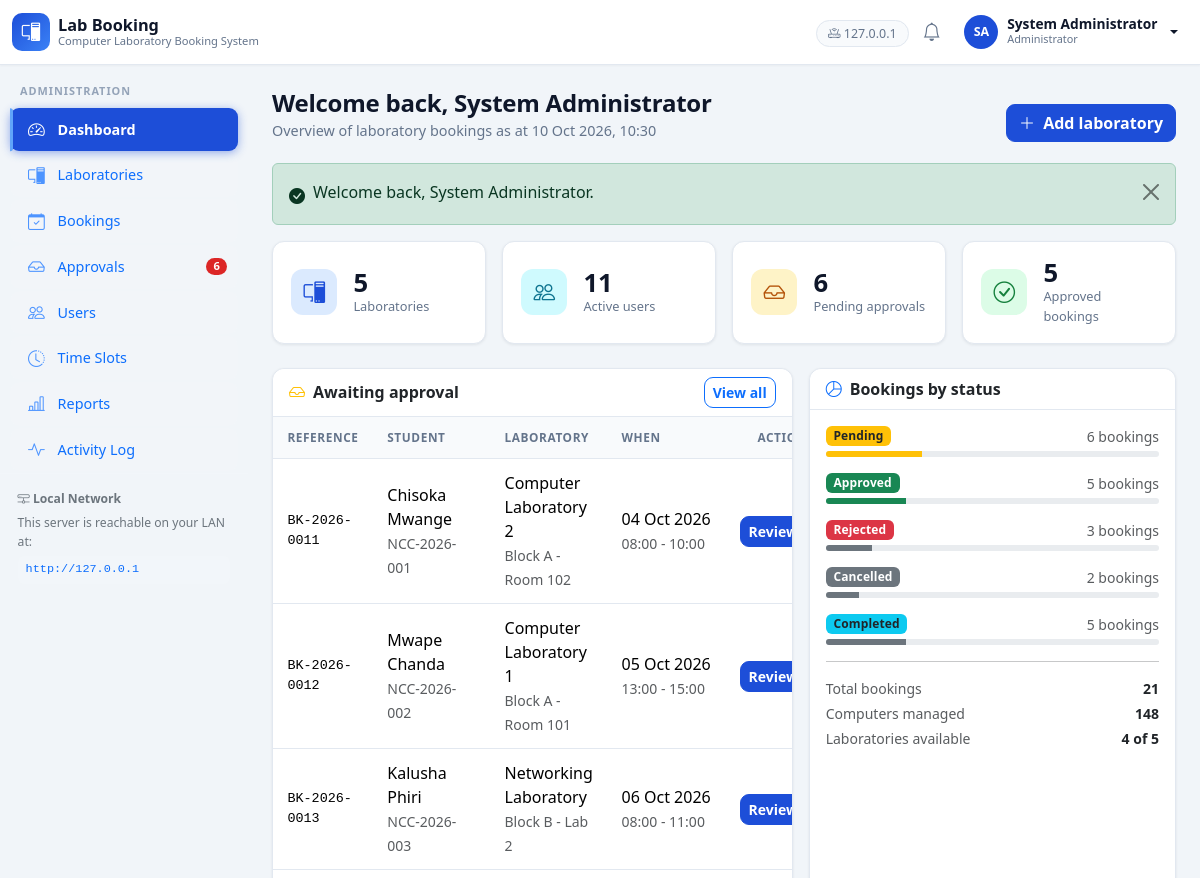
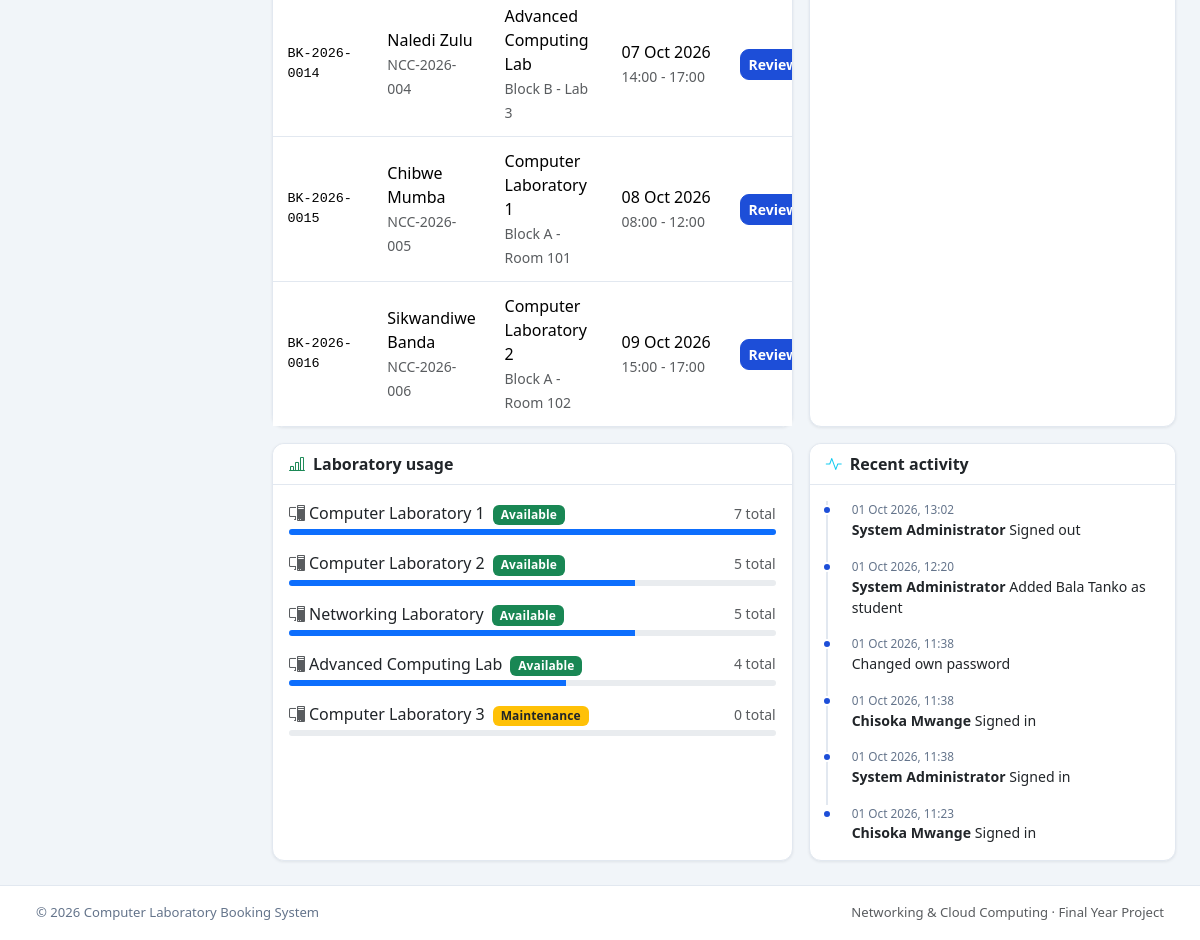
/admin/index.php (signed in), run on the app's committed database (2 pictures, top to bottom).
### tables this page shows
CREATE TABLE `users` (
  `id`            INT(11)      NOT NULL AUTO_INCREMENT,
  `name`          VARCHAR(120)  NOT NULL,
  `email`         VARCHAR(191)  NOT NULL,
  `password`      VARCHAR(255)  NOT NULL,
  `role`          ENUM('admin','user')   NOT NULL DEFAULT 'user',
  `status`        ENUM('active','inactive') NOT NULL DEFAULT 'active',
  `student_no`    VARCHAR(50)   DEFAULT NULL,
  `phone`         VARCHAR(30)   DEFAULT NULL,
   
   
   
   
   
  `avatar`        VARCHAR(191)  DEFAULT NULL,
  `last_login_at` DATETIME      DEFAULT NULL,
  `created_at`    DATETIME      NOT NULL DEFAULT CURRENT_TIMESTAMP,
  `updated_at`    DATETIME      NOT NULL DEFAULT CURRENT_TIMESTAMP ON UPDATE CURRENT_TIMESTAMP,
  PRIMARY KEY (`id`),
  UNIQUE KEY `uq_users_email` (`email`),
  UNIQUE KEY `uq_users_student_no` (`student_no`),
  KEY `idx_users_role_status` (`role`,`status`)
);

CREATE TABLE `bookings` (
  `id`            INT(11)     NOT NULL AUTO_INCREMENT,
  `booking_ref`   VARCHAR(20)  NOT NULL,
  `user_id`       INT(11)     NOT NULL,
  `laboratory_id` INT(11)     NOT NULL,
  `booking_date`  DATE         NOT NULL,
  `start_time`    TIME         NOT NULL,
  `end_time`      TIME         NOT NULL,
  `purpose`       VARCHAR(255) NOT NULL,
  `status`        ENUM('pending','approved','rejected','cancelled','completed')
                                NOT NULL DEFAULT 'pending',
  `reviewed_by`   INT(11)      DEFAULT NULL,
  `reviewed_at`   DATETIME     DEFAULT NULL,
  `admin_note`    VARCHAR(255) DEFAULT NULL,
  `created_at`    DATETIME     NOT NULL DEFAULT CURRENT_TIMESTAMP,
  `updated_at`    DATETIME     NOT NULL DEFAULT CURRENT_TIMESTAMP ON UPDATE CURRENT_TIMESTAMP,
  PRIMARY KEY (`id`),
  UNIQUE KEY `uq_bookings_ref` (`booking_ref`),
  KEY `idx_bookings_conflict` (`laboratory_id`,`booking_date`,`status`),
  KEY `idx_bookings_user` (`user_id`),
  KEY `idx_bookings_status` (`status`),
  KEY `idx_bookings_created` (`created_at`),
  CONSTRAINT `fk_bookings_user`
    FOREIGN KEY (`user_id`)       REFERENCES `users` (`id`)
    ON DELETE RESTRICT ON UPDATE CASCADE,
  CONSTRAINT `fk_bookings_laboratory`
    FOREIGN KEY (`laboratory_id`) REFERENCES `laboratories` (`id`)
    ON DELETE RESTRICT ON UPDATE CASCADE,
  CONSTRAINT `fk_bookings_reviewer`
    FOREIGN KEY (`reviewed_by`)   REFERENCES `users` (`id`)
    ON DELETE SET NULL ON UPDATE CASCADE
);

CREATE TABLE `laboratories` (
  `id`             INT(11)      NOT NULL AUTO_INCREMENT,
  `name`           VARCHAR(120)  NOT NULL,
  `location`       VARCHAR(120)  NOT NULL,
  `capacity`       INT(11)      NOT NULL DEFAULT 0,
  `computer_count` INT(11)      NOT NULL DEFAULT 0,
  `description`    TEXT          DEFAULT NULL,
  `status`         ENUM('available','maintenance','inactive') NOT NULL DEFAULT 'available',
  `created_at`     DATETIME      NOT NULL DEFAULT CURRENT_TIMESTAMP,
  `updated_at`     DATETIME      NOT NULL DEFAULT CURRENT_TIMESTAMP ON UPDATE CURRENT_TIMESTAMP,
  PRIMARY KEY (`id`),
  UNIQUE KEY `uq_laboratories_name` (`name`),
  KEY `idx_laboratories_status` (`status`)
);

CREATE TABLE `activity_logs` (
  `id`          INT(11)      NOT NULL AUTO_INCREMENT,
  `user_id`     INT(11)      DEFAULT NULL,
  `action`      VARCHAR(64)  NOT NULL,
  `entity`      VARCHAR(32)  DEFAULT NULL,
  `entity_id`   INT(11)      DEFAULT NULL,
  `description` VARCHAR(255) DEFAULT NULL,
  `ip_address`  VARCHAR(45)  DEFAULT NULL,
  `created_at`  DATETIME     NOT NULL DEFAULT CURRENT_TIMESTAMP,
  PRIMARY KEY (`id`),
  KEY `idx_activity_user` (`user_id`),
  KEY `idx_activity_created` (`created_at`),
  CONSTRAINT `fk_activity_user`
    FOREIGN KEY (`user_id`) REFERENCES `users` (`id`)
    ON DELETE SET NULL ON UPDATE CASCADE
);

### admin/index.php (the view, shortened to what the rows shown need)
<?php
require_admin();
$pendingBookings = db_all(
    'SELECT b.id, b.booking_ref, b.booking_date, b.start_time, b.end_time, b.purpose,
            b.created_at, u.name AS user_name, u.student_no, l.name AS lab_name, l.location
     FROM bookings b
     JOIN users u       ON u.id = b.user_id
     JOIN laboratories l ON l.id = b.laboratory_id
     WHERE b.status = \'pending\'
     ORDER BY b.booking_date ASC, b.start_time ASC
     LIMIT 6'
);
$usage = db_all(
    'SELECT l.id, l.name, l.status, l.computer_count,
            COUNT(b.id) AS total_bookings,
            COALESCE(SUM(CASE WHEN b.status = \'approved\' THEN 1 ELSE 0 END), 0) AS approved_bookings
     FROM laboratories l
     LEFT JOIN bookings b ON b.laboratory_id = l.id
     GROUP BY l.id, l.name, l.status, l.computer_count
     ORDER BY total_bookings DESC, l.name ASC'
);
$maxUsage = 0;
foreach ($usage as $row) {
    if ((int) $row['total_bookings'] > $maxUsage) {
        $maxUsage = (int) $row['total_bookings'];
    }
}
$activity = db_all(
    'SELECT a.action, a.description, a.created_at, u.name AS user_name
     FROM activity_logs a
     LEFT JOIN users u ON u.id = a.user_id
     ORDER BY a.created_at DESC, a.id DESC
     LIMIT 6'
);
layout_start(array('title' => 'Dashboard', 'active' => 'dashboard'));
?>
<div class="row g-3">
    <div class="col-xl-7">
        <div class="card h-100">
            <?php if (empty($pendingBookings)): ?>
                <?php empty_state('bi-check2-all', 'Nothing to approve', 'Every booking request has been dealt with.'); ?>
            <?php else: ?>
            <div class="table-responsive">
                <table class="table table-hover align-middle">
                    <thead>
                        <tr>
                            <th>Reference</th>
                            <th>Student</th>
                            <th>Laboratory</th>
                            <th>When</th>
                            <th class="text-end">Action</th>
                        </tr>
                    </thead>
                    <tbody>
                    <?php foreach ($pendingBookings as $row): ?>
                        <tr>
                            <td class="ref"><?php echo e($row['booking_ref']); ?></td>
                            <td>
                                <?php echo e($row['user_name']); ?>
                                <?php if (!empty($row['student_no'])): ?>
                                    <br><small class="text-muted"><?php echo e($row['student_no']); ?></small>
                                <?php endif; ?>
                            </td>
                            <td>
                                <?php echo e($row['lab_name']); ?>
                                <br><small class="text-muted"><?php echo e($row['location']); ?></small>
                            </td>
                            <td class="text-nowrap">
                                <?php echo e(format_date($row['booking_date'])); ?>
                                <br><small class="text-muted"><?php echo e(format_range($row['start_time'], $row['end_time'])); ?></small>
                            </td>
                            <td class="text-end">
                                <a class="btn btn-sm btn-primary" href="<?php echo e(url('admin/approvals.php')); ?>">Review</a>
                            </td>
                        </tr>
                    <?php endforeach; ?>
                    </tbody>
                </table>
            </div>
            <?php endif; ?>
        </div>
    </div>
    <div class="col-xl-7">
        <div class="card h-100">
            <div class="card-body">
                <?php foreach ($usage as $row):
                    $total = (int) $row['total_bookings'];
                    $pct   = $maxUsage > 0 ? (int) round(($total / $maxUsage) * 100) : 0; ?>
                    <div class="mb-3">
                        <div class="d-flex justify-content-between align-items-center mb-1">
                            <span>
                                <i class="bi bi-pc-display me-1 text-muted"></i><?php echo e($row['name']); ?>
                                <span class="badge <?php echo e(lab_status_badge_class($row['status'])); ?> ms-1">
                                    <?php echo e(ucfirst($row['status'])); ?>
                                </span>
                            </span>
                            <span class="small text-muted"><?php echo e($total); ?> total</span>
                        </div>
                        <div class="progress" style="height:6px">
                            <div class="progress-bar bg-primary" role="progressbar"
                                 style="width: <?php echo e($pct); ?>%"
                                 aria-valuenow="<?php echo e($pct); ?>" aria-valuemin="0" aria-valuemax="100"></div>
                        </div>
                    </div>
                <?php endforeach; ?>
            </div>
        </div>
    </div>
    <div class="col-xl-5">
        <div class="card h-100">
            <div class="card-body">
                <?php if (empty($activity)): ?>
                    <?php empty_state('bi-clock-history', 'No activity recorded', 'Sign-ins and changes will be listed here.'); ?>
                <?php else: ?>
                    <ul class="timeline">
                    <?php foreach ($activity as $row): ?>
                        <li>
                            <div class="t-when"><?php echo e(format_date($row['created_at'], true)); ?></div>
                            <div class="t-what">
                                <?php if (!empty($row['user_name'])): ?>
                                    <strong><?php echo e($row['user_name']); ?></strong>
                                <?php endif; ?>
                                <?php echo e($row['description'] !== null && $row['description'] !== '' ? $row['description'] : $row['action']); ?>
                            </div>
                        </li>
                    <?php endforeach; ?>
                    </ul>
                <?php endif; ?>
            </div>
        </div>
    </div>
</div>

### includes/navbar.php (shortened to what the rows shown need)
<?php
$__user = current_user();
$__serverIp = isset($_SERVER['SERVER_ADDR']) ? $_SERVER['SERVER_ADDR'] : '';
?>
<nav class="navbar navbar-expand-lg app-navbar sticky-top">
  <div class="container-fluid">
    <div class="collapse navbar-collapse justify-content-end">
      <ul class="navbar-nav align-items-lg-center gap-lg-1">
        <?php if (!is_logged_in()): ?>
          <li class="nav-item">
            <a class="btn btn-sm btn-outline-primary" href="<?php echo e(url('auth/login.php')); ?>">Sign in</a>
          </li>
        <?php else: ?>
          <?php if ($__serverIp !== ''): ?>
          <li class="nav-item d-none d-xl-block">
            <span class="nav-server" title="Clients on the local network can reach this server here">
              <i class="bi bi-router"></i> <?php echo e($__serverIp); ?>
            </span>
          </li>
          <?php endif; ?>
          <li class="nav-item">
            <a class="nav-icon" href="<?php echo e(url(is_admin() ? 'admin/notifications.php' : 'user/notifications.php')); ?>"
               title="Notifications">
              <i class="bi bi-bell"></i>
            </a>
          </li>
          <li class="nav-item dropdown">
            <a class="nav-user dropdown-toggle" href="#" data-bs-toggle="dropdown" aria-expanded="false">
              <span class="avatar"><?php echo e(initials($__user['name'])); ?></span>
              <span class="d-none d-sm-inline">
                <strong><?php echo e($__user['name']); ?></strong>
                <small class="role-tag"><?php echo e($__user['role'] === 'admin' ? 'Administrator' : 'Student'); ?></small>
              </span>
            </a>
          </li>
        <?php endif; ?>
      </ul>
    </div>
  </div>
</nav>

### includes/sidebar.php (shortened to what the rows shown need)
<?php
$__active = isset($GLOBALS['__active']) ? $GLOBALS['__active'] : '';
$__isAdmin = is_admin();
if ($__isAdmin) {
    $__links = array(
        array('key' => 'dashboard',     'icon' => 'bi-speedometer2',   'label' => 'Dashboard',      'href' => 'admin/index.php'),
        array('key' => 'laboratories',  'icon' => 'bi-pc-display',     'label' => 'Laboratories',   'href' => 'admin/laboratories.php'),
        array('key' => 'bookings',      'icon' => 'bi-calendar-check',  'label' => 'Bookings',       'href' => 'admin/bookings.php'),
        array('key' => 'approvals',     'icon' => 'bi-inbox',           'label' => 'Approvals',      'href' => 'admin/approvals.php', 'badge' => 'pending'),
        array('key' => 'users',         'icon' => 'bi-people',          'label' => 'Users',          'href' => 'admin/users.php'),
        array('key' => 'slots',         'icon' => 'bi-clock-history',   'label' => 'Time Slots',     'href' => 'admin/time-slots.php'),
        array('key' => 'reports',       'icon' => 'bi-bar-chart-line',  'label' => 'Reports',        'href' => 'admin/reports.php'),
        array('key' => 'activity',      'icon' => 'bi-activity',        'label' => 'Activity Log',   'href' => 'admin/activity.php'),
    );
    $__section = 'Administration';
}
$__pendingCount = 0;
if ($__isAdmin) {
    try {
        $__pendingCount = (int) db_value("SELECT COUNT(*) FROM bookings WHERE status = 'pending'");
    } catch (Exception $e) {
        $__pendingCount = 0;
    }
}
?>
<aside class="app-sidebar offcanvas-lg offcanvas-start" tabindex="-1" id="appSidebar"
       aria-label="Main navigation">
  <div class="offcanvas-body d-lg-flex flex-column p-0">
    <div class="sidebar-section"><?php echo e($__section); ?></div>
    <nav class="sidebar-nav">
      <?php foreach ($__links as $__link):
          $__count = 0;
          if (isset($__link['badge']) && $__link['badge'] === 'pending') {
              $__count = $__pendingCount;
          }
      ?>
        <a class="sidebar-link text-primary<?php echo nav_active($__active, $__link['key']); ?>"
           href="<?php echo e(url($__link['href'])); ?>">
          <i class="bi <?php echo e($__link['icon']); ?>"></i>
          <span><?php echo e($__link['label']); ?></span>
          <?php if ($__count > 0): ?>
            <span class="sidebar-badge"><?php echo e($__count); ?></span>
          <?php endif; ?>
        </a>
      <?php endforeach; ?>
    </nav>
    <div class="sidebar-foot">
      <div class="sidebar-foot-title text-secondary"><i class="bi bi-hdd-network"></i> Local Network</div>
      <p class="mb-1 text-secondary">This server is reachable on your LAN at:</p>
      <code class="lan-url text-primary">http://<?php echo e(isset($_SERVER['SERVER_ADDR']) ? $_SERVER['SERVER_ADDR'] : 'SERVER_IP'); ?></code>
    </div>
  </div>
</aside>

### data on the page
users: name "SA", name "System Administrator", role "Administrator", role "ADMINISTRATION"
bookings: booking_ref "BK-2026-0011", user.name "Chisoka Mwange", user.student_no "NCC-2026-001", laboratory.name "Computer Laboratory 2", laboratory.location "Block A - Room 102", booking_date "04 Oct 2026", format_range($row['start_time'], $row['end_time']) "08:00 - 10:00"
bookings: booking_ref "BK-2026-0012", user.name "Mwape Chanda", user.student_no "NCC-2026-002", laboratory.name "Computer Laboratory 1", laboratory.location "Block A - Room 101", booking_date "05 Oct 2026", format_range($row['start_time'], $row['end_time']) "13:00 - 15:00"
bookings: booking_ref "BK-2026-0013", user.name "Kalusha Phiri", user.student_no "NCC-2026-003", laboratory.name "Networking Laboratory", laboratory.location "Block B - Lab 2", booking_date "06 Oct 2026", format_range($row['start_time'], $row['end_time']) "08:00 - 11:00"
bookings: booking_ref "BK-2026-0014", user.name "Naledi Zulu", user.student_no "NCC-2026-004", laboratory.name "Advanced Computing Lab", laboratory.location "Block B - Lab 3", booking_date "07 Oct 2026", format_range($row['start_time'], $row['end_time']) "14:00 - 17:00"
bookings: booking_ref "BK-2026-0015", user.name "Chibwe Mumba", user.student_no "NCC-2026-005", laboratory.name "Computer Laboratory 1", laboratory.location "Block A - Room 101", booking_date "08 Oct 2026", format_range($row['start_time'], $row['end_time']) "08:00 - 12:00"
bookings: booking_ref "BK-2026-0016", user.name "Sikwandiwe Banda", user.student_no "NCC-2026-006", laboratory.name "Computer Laboratory 2", laboratory.location "Block A - Room 102", booking_date "09 Oct 2026", format_range($row['start_time'], $row['end_time']) "15:00 - 17:00"
laboratories: name "Computer Laboratory 1", status "Available", total "7", $pct 100 (drawn)
laboratories: name "Computer Laboratory 2", status "Available", total "5", $pct 71 (drawn)
laboratories: name "Networking Laboratory", status "Available", total "5", $pct 71 (drawn)
laboratories: name "Advanced Computing Lab", status "Available", total "4", $pct 57 (drawn)
laboratories: name "Computer Laboratory 3", status "Maintenance", total "0"
activity_logs: created_at "01 Oct 2026, 13:02", user.name "System Administrator", description "Signed out"
activity_logs: created_at "01 Oct 2026, 12:20", user.name "System Administrator", description "Added Bala Tanko as student"
activity_logs: created_at "01 Oct 2026, 11:38", description "Changed own password"
activity_logs: created_at "01 Oct 2026, 11:38", user.name "Chisoka Mwange", description "Signed in"
activity_logs: created_at "01 Oct 2026, 11:38", user.name "System Administrator", description "Signed in"
activity_logs: created_at "01 Oct 2026, 11:23", user.name "Chisoka Mwange", description "Signed in"

### other printed values
$__serverIp "127.0.0.1"
$__link['label'] "Dashboard"
$__link['label'] "Laboratories"
$__link['label'] "Bookings"
$__link['label'] "Approvals"
$__count "6"
$__link['label'] "Users"
$__link['label'] "Time Slots"
$__link['label'] "Reports"
$__link['label'] "Activity Log"
isset($_SERVER['SERVER_ADDR']) ? $_SERVER['SERVER_ADDR'] : 'SERVER_IP' "127.0.0.1"
$title "Welcome back, System Administrator"
$subtitle "Overview of laboratory bookings as at 10 Oct 2026, 10:30"
$actions "Add laboratory"
$flash['message'] "Welcome back, System Administrator."
